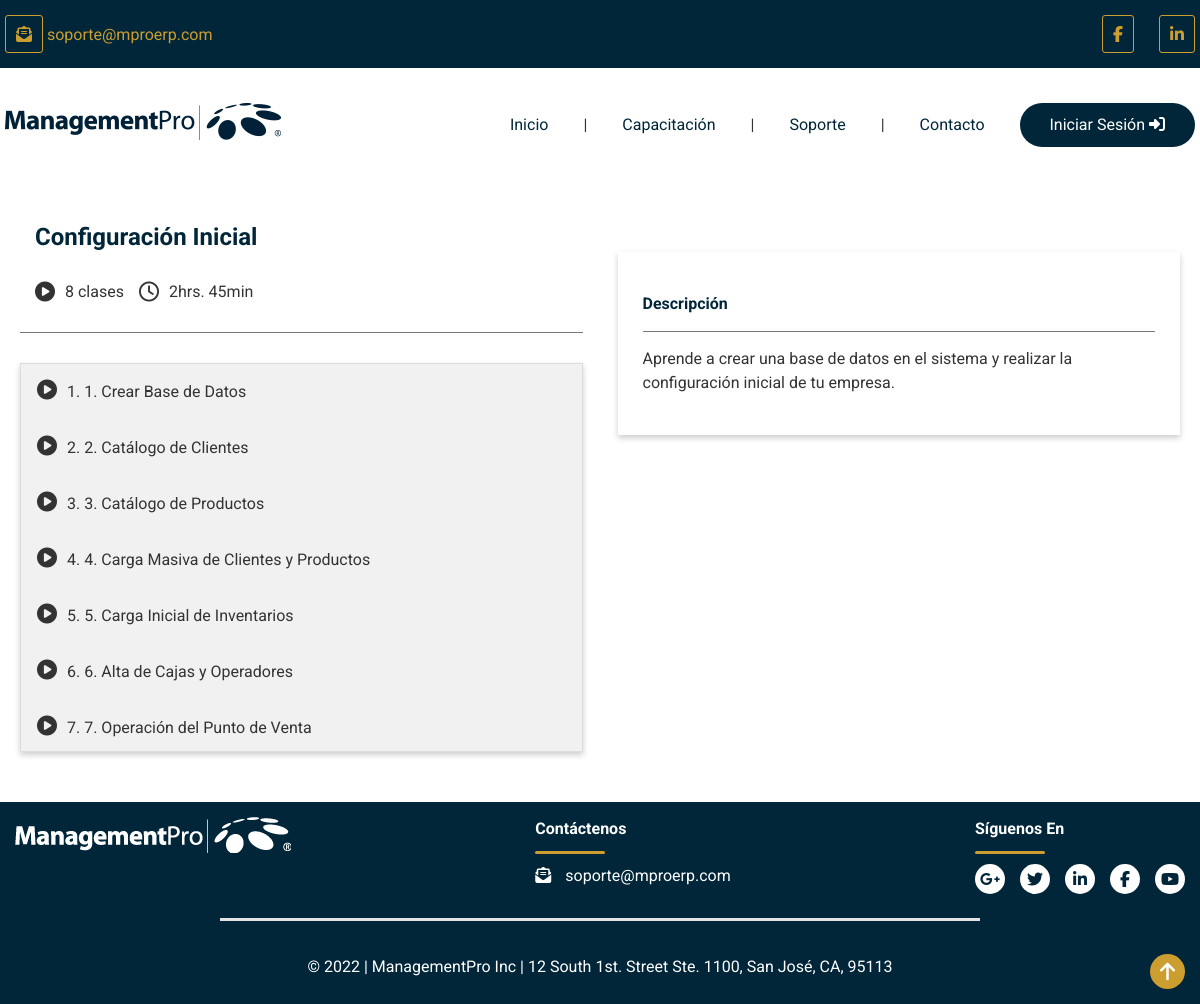
Page /capacitacion/studio/?id=1 on the committed database.
### tables this page shows
CREATE TABLE `curso` (
  `Cr_Cve_Curso` decimal(18,0) NOT NULL,
  `Cr_Titulo` varchar(50) DEFAULT NULL,
  `Cr_Subtitulo` varchar(50) DEFAULT NULL,
  `Cr_Descripcion` text NOT NULL,
  `Oper_Alta` varchar(15) NOT NULL,
  `Fecha_Alta` date NOT NULL,
  `Oper_Modif` varchar(15) NOT NULL,
  `Fecha_Modif` date NOT NULL,
  `Oper_Baja` varchar(15) NOT NULL DEFAULT '"',
  `Fecha_Baja` date DEFAULT NULL,
  `Es_Cve_Estado` varchar(4) DEFAULT NULL
);

CREATE TABLE `curso_video` (
  `Cv_Cve_Curso_Video` decimal(18,0) NOT NULL,
  `Cr_Cve_Curso` decimal(18,0) NOT NULL,
  `Cv_Titulo` varchar(50) DEFAULT NULL,
  `Cv_Descripcion` text DEFAULT NULL,
  `Cv_Tiempo` int(11) NOT NULL,
  `Cv_Url` text DEFAULT NULL,
  `Es_Cve_Estado` varchar(4) DEFAULT NULL
);

### inc/conexion.php (called while the page is built, shortened)
<?php
    function Get_Youtube_Id($url){
      preg_match('/(http(s|):|)\/\/(www\.|)yout(.*?)\/(embed\/|watch.*?v=|)([a-z_A-Z0-9\-]{11})/i', $url, $results);
      return $results[6];
    }
?>

### capacitacion/studio/index.php (the view, shortened to what this page needs)
<?php
  include ("../../inc/conexion.php");
  $base_page = '../../';
  $idCurso = trim(isset($_GET['id'])?$_GET['id']:'');
?>
<!DOCTYPE html>
<html lang="en">
  <head>
    <link rel="stylesheet" href="<?php echo $base_page; ?>css/site.css" />
    <link rel="stylesheet" href="<?php echo $base_page; ?>movil.css" />
    <link rel="stylesheet" href="<?php echo $base_page; ?>ipad.css" />
    <link
      rel="stylesheet"
      href="https://cdnjs.cloudflare.com/ajax/libs/animate.css/4.1.1/animate.min.css"
    />
  </head>
  <body>
    <?php
        $page_base = '../../';
        include "../../inc/base/header-white.php";
        $query="SELECT * FROM Curso WHERE Cr_Cve_Curso = '$idCurso'";
        $result = mysqli_query($conn, $query);
        $row = mysqli_fetch_assoc($result);
        $iTitulo = $row['Cr_Subtitulo'];
        $query="SELECT * FROM Curso_Video WHERE Cr_Cve_Curso = '$idCurso'";
        $result = mysqli_query($conn, $query);
        $numClases = mysqli_num_rows($result);
        ?>
    <div class="division ancho">
      <div class="playlist">
        <h2 class="subtitulo_azul" id="txtTitulo"><?php echo $iTitulo; ?></h2>
        <div class="tiempo">
        <div class="check">
          <i class="tamañoicono fa-solid fa-circle-play"></i>
          <p><?php echo $numClases; ?> clases</p>
        </div>
        <div class="check">
          <i class="tamañoicono fa-regular fa-clock"></i>
          <p>2hrs. 45min</p>
        </div>
        </div>
        <hr />
        <div class="menutabs">
        <?php
        $iDescripcion = '';
        $iRow = 0;
        while ($row = mysqli_fetch_assoc($result)){
            $iRow+=1;
            if($iRow==1){
                $iDescripcion = $row['Cv_Descripcion'];
            }
            $IdYoutube = Get_Youtube_Id($row['Cv_Url']);
        ?>
            <div class="check-video">
                <a
                    href="#op1"
                    onclick="LoadVideoId('<?php echo $row['Cv_Cve_Curso_Video']; ?>')"
                    id="cv<?php echo $row['Cv_Cve_Curso_Video']; ?>"
                    class="link"
                    cv-titulo="<?php echo $row['Cv_Titulo']; ?>"
                    cv-descripcion="<?php echo $row['Cv_Descripcion']; ?>"
                    cv-url="<?php echo $row['Cv_Url']; ?>"
                    cv-id-youtube="<?php echo $IdYoutube; ?>">
                    <i class="tamañoicono fa-solid fa-circle-play"></i>
                    <?php echo $row['Cv_Cve_Curso_Video']; ?>. <?php echo $row['Cv_Titulo']; ?>
                </a>
            </div>
        <?php
        }
        ?>
        </div>
      </div>
      <section id="contenedor_tabs">
        <article id="op1">
          <div class="descripcion">
            <p class="negritas">Descripción</p>
            <hr />
            <p id="txtDescripcion"><?php echo $iDescripcion; ?></p>
          </div>
        </article>
      </section>
    </div>
    <footer>
      <div id="contenidofooter" class="ancho">
        <a href="<?php echo $page_base ?>">
          <figure>
            <img src="<?php echo $page_base ?>imagenes/logo_gris.png" alt="" />
          </figure>
        </a>
        <div id="centro">
          <b>Contáctenos</b>
          <hr />
          <a href="mailto:soporte@mproerp.com"
            ><i class="separaricono fa-solid fa-envelope-open-text"></i>
            <span>soporte@mproerp.com</span></a
          >
        </div>
        <div id="derecha">
          <b>Síguenos En</b>
          <hr />
          <div class="redesociales">
            <a href="#" class="circuloredes">
              <i class="fa-brands fa-google-plus-g"></i>
            </a>
            <a
              href="https://twitter.com/mproerp"
              target="_blank"
              class="circuloredes"
            >
              <i class="fa-brands fa-twitter"></i>
            </a>
            <a
              href="https://www.linkedin.com/company/managementpro"
              target="_blank"
              class="circuloredes"
            >
              <i class="fa-brands fa-linkedin-in"></i>
            </a>
            <a
              href="https://www.facebook.com/mproerp"
              target="_blank"
              class="circuloredes"
            >
              <i class="fa-brands fa-facebook-f"></i>
            </a>
            <a
              href="https://www.youtube.com/c/ManagementProERP"
              target="_blank"
              class="circuloredes"
            >
              <i class="fa-brands fa-youtube"></i>
            </a>
          </div>
        </div>
      </div>
      <br />
      <hr />
      <br />
      <div class="ancho" id="copy">
        <p>
          &copy; 2022 | ManagementPro Inc | 12 South 1st. Street Ste. 1100, San
          José, CA, 95113
        </p>
      </div>
    </footer>
  </body>
</html>

### inc/base/header-white.php (shortened to what this page needs)
<a class="ir_arriba" href="#">
  <i class="fa fa-arrow-up fa-1x"></i>
</a>
<header id="menu_fixed">
  <div class="cabecera_azul">
    <div class="ancho cabeceraredes">
      <div class="correo">
        <a href="mailto:soporte@mproerp.com"
          ><i class="separaricono fa-solid fa-envelope-open-text"></i>
          <span>soporte@mproerp.com</span></a
        >
      </div>
      <div class="redes">
        <a href="https://www.facebook.com/mproerp" target="_blank"
          ><i class="fa-brands fa-facebook-f"></i
        ></a>
        <a
          href="https://www.linkedin.com/company/managementpro"
          target="_blank"
          ><i class="fa-brands fa-linkedin-in"></i
        ></a>
      </div>
    </div>
  </div>
  <div class="cabecera">
    <div class="ancho contenedorcabecera">
      <div class="alineacion">
        <a href="<?php echo $page_base ?>">
          <figure>
            <img src="<?php echo $page_base ?>imagenes/logo_azul.png" alt="" />
          </figure>
        </a>
      </div>
      <nav>
        <ul id="menu" class="contenedormenu">
          <li><a href="<?php echo $page_base ?>" class="linea">Inicio</a></li>
          <span>|</span>
          <li>
            <a href="<?php echo $page_base ?>capacitacion/" class="linea">Capacitación</a>
          </li>
          <span>|</span>
          <li><a href="<?php echo $page_base ?>soporte.php" class="linea">Soporte</a></li>
          <span>|</span>
          <li><a href="<?php echo $page_base ?>contacto.php" class="linea">Contacto</a></li>
          <?php
          if(isset($_SESSION['usuario'])?$_SESSION['usuario']:''!=''){
            $tipoUsuario = isset($_SESSION['tipo'])?$_SESSION['tipo']:'0';
            if($tipoUsuario=='1'){
              ?>
              <li>
                <a href="<?php echo $page_base ?>admin/usuarios/" id="btn_azul"
                  >Administrar <i class="fa-solid fa-user"></i
                ></a>
              </li>
              <?php
            }else{
              ?>
              <li>
                <a href="<?php echo $page_base ?>usuario/logoff/" id="btn_azul"
                  >Cerrar Sesión <i class="fa-solid fa-user"></i
                ></a>
              </li>
              <?php
            }
          }else{ ?>
          <li>
            <a href="<?php echo $page_base ?>usuario/login/" id="btn_azul"
              >Iniciar Sesión <i class="fa-solid fa-right-to-bracket"></i
            ></a>
          </li>
          <?php
          }
          ?>
        </ul>
      </nav>
    </div>
  </div>
</header>

### movil.css (style rules this page uses)
:root { font-family: "Roboto", sans-serif; --delgada: 300; --mediana: 500; --gruesa: 700; --azul: #012639; --naranja: #cc9e2f; --gris-intenso: #e3e3e3; --gris-suave: #efefef; }

### rows in the picture
curso: Cr_Subtitulo "Configuración Inicial"
curso_video: Cv_Cve_Curso_Video "1", Cv_Titulo "1. Crear Base de Datos", Cv_Descripcion "Aprende a crear una base de datos en el sistema y realizar la configuración inicial de tu empresa."
curso_video: Cv_Cve_Curso_Video "2", Cv_Titulo "2. Catálogo de Clientes"
curso_video: Cv_Cve_Curso_Video "3", Cv_Titulo "3. Catálogo de Productos"
curso_video: Cv_Cve_Curso_Video "4", Cv_Titulo "4. Carga Masiva de Clientes y Productos"
curso_video: Cv_Cve_Curso_Video "5", Cv_Titulo "5. Carga Inicial de Inventarios"
curso_video: Cv_Cve_Curso_Video "6", Cv_Titulo "6. Alta de Cajas y Operadores"
curso_video: Cv_Cve_Curso_Video "7", Cv_Titulo "7. Operación del Punto de Venta"

### other values in the picture
$numClases "8"
